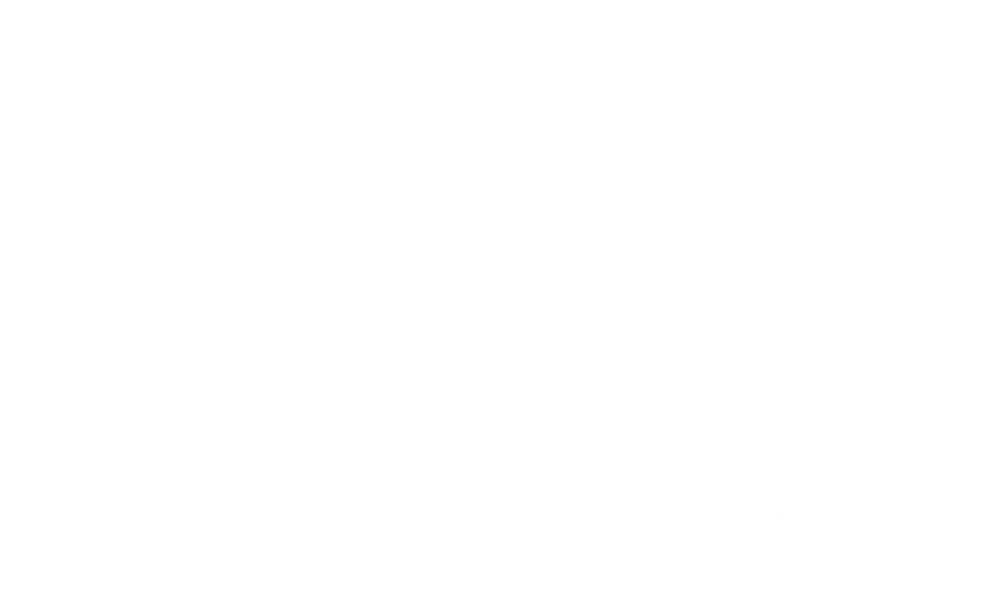
Frame 1 (no input)
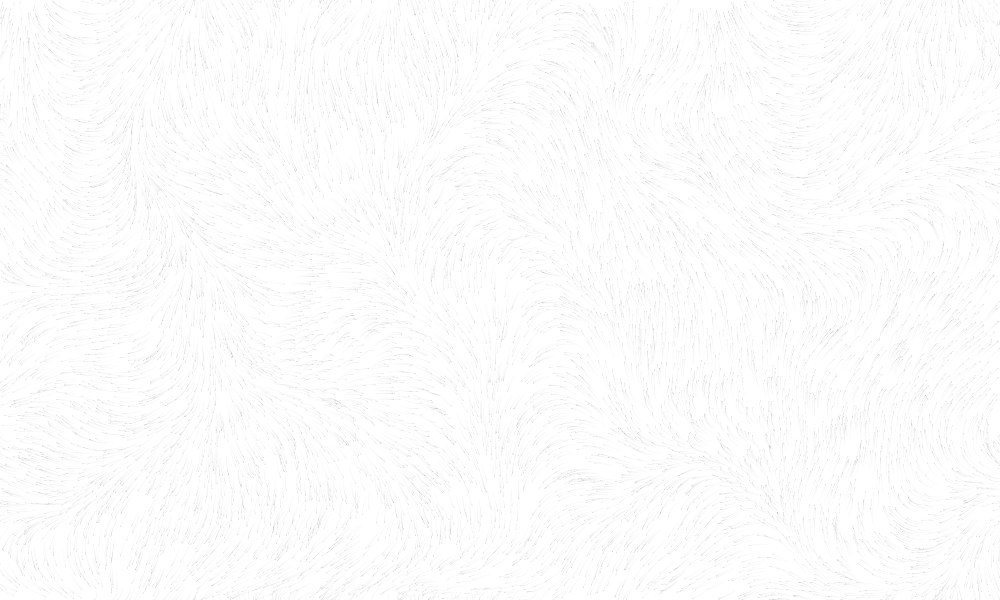
Frame 60 (no input)
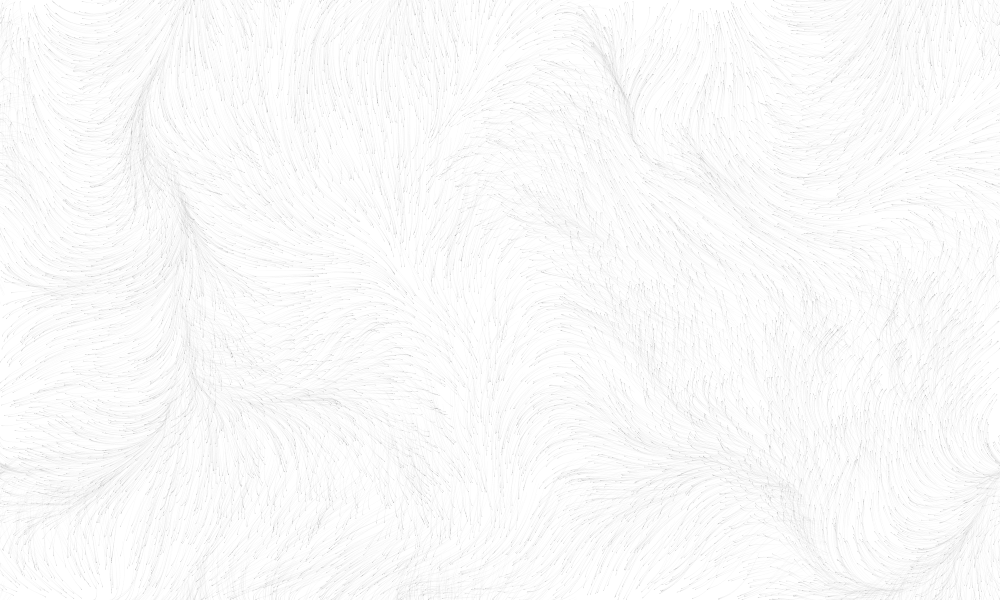
Frame 120 (the mouse pressed at the canvas centre since frame 60)

The p5.js sketch that drew these frames (run headless with seeded random() and noise() and a simulated clock; from frame 60 on, the mouse is pressed at the canvas centre):

// p5.js sketch
// ── sketch.js
let scl = 10;
let cols, rows;
let inc = 0.03;

let zoff = 0;
let particles = [];
let flowfield;
let fram;

function setup() {
  createCanvas(1000, 600);
  background(255);
  cols = floor(width / scl);
  rows = floor(height / scl);
  fram = createP('');
  flowfield = new Array(cols * rows);
  for (let i = 0; i < 10000; i++) {
    particles.push(new Particle());
  }
}

function draw() {
  // background(255)
  let yoff = 0;
  for (let y = 0; y < rows; y++) {
    let xoff = 0;
    for (let x = 0; x < cols; x++) {
      let index = x + y * cols;
      // noiseDetail(4,0.2)
      let angle = noise(xoff, yoff, zoff) * TWO_PI * 2;
      let v = p5.Vector.fromAngle(angle);
      v.setMag(0.01);
      xoff += inc;
      flowfield[index] = v;
      // stroke(0)
      // strokeWeight(0.5)
      // push()
      // translate(x * scl, y * scl)
      // rotate(v.heading())
      // line(0, 0, scl, 0)
      // pop()
    }
    yoff += inc;
    zoff += 0.0001;
  }
  for (const iterator of particles) {
    iterator.follow(flowfield);
    iterator.update();
    iterator.edges();
    iterator.show();
  }
  fram.html(floor(frameRate()));
}

// ── Particle.js
function Particle() {
  this.pos = createVector(random(width), random(height));
  this.vel = createVector(0, 0);
  this.acc = createVector(0, 0);
  this.maxspeed = 1;
  this.prevPos = this.pos.copy();
  // this.color = [random(255),random(255),random(255)]

  this.update = function () {
    this.vel.add(this.acc);
    this.vel.limit(this.maxspeed);
    this.pos.add(this.vel);
    this.acc.mult(0);
  };

  this.follow = function (vectors) {
    let x = floor(this.pos.x / scl);
    let y = floor(this.pos.y / scl);
    let index = x + y * cols;
    let force = vectors[index];
    this.applyForce(force);
  };

  this.applyForce = function (force) {
    this.acc.add(force);
  };

  this.show = function () {
    stroke(0, 5);
    strokeWeight(1);
    // line(this.prevPos.x, this.prevPos.y, this.pos.x, this.pos.y)
    this.updatePre();
    point(this.pos.x, this.pos.y);
  };
  this.updatePre = function () {
    this.prevPos.x = this.pos.x;
    this.prevPos.y = this.pos.y;
  };
  this.edges = function () {
    if (this.pos.x > width) {
      this.pos.x = 0;
      this.updatePre();
    }
    if (this.pos.x < 0) {
      this.pos.x = width;
      this.updatePre();
    }
    if (this.pos.y > height) {
      this.pos.y = 0;
      this.updatePre();
    }
    if (this.pos.y < 0) {
      this.pos.y = height;
      this.updatePre();
    }
  };
}
